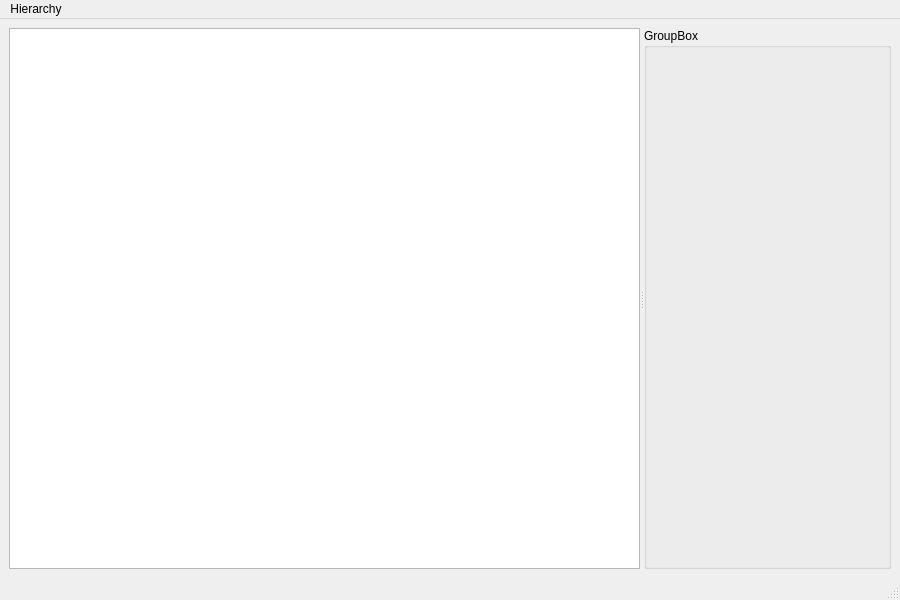
<?xml version="1.0" encoding="UTF-8"?>
<ui version="4.0">
 <class>MainWindow</class>
 <widget class="QMainWindow" name="MainWindow">
  <property name="geometry">
   <rect>
    <x>0</x>
    <y>0</y>
    <width>900</width>
    <height>600</height>
   </rect>
  </property>
  <property name="windowTitle">
   <string>MainWindow</string>
  </property>
  <widget class="QWidget" name="centralwidget">
   <layout class="QVBoxLayout" name="verticalLayout">
    <item>
     <widget class="QSplitter" name="splitter">
      <property name="orientation">
       <enum>Qt::Horizontal</enum>
      </property>
      <widget class="QTreeView" name="treeView">
       <property name="selectionMode">
        <enum>QAbstractItemView::ExtendedSelection</enum>
       </property>
      </widget>
      <widget class="QGroupBox" name="groupBox">
       <property name="title">
        <string>GroupBox</string>
       </property>
      </widget>
     </widget>
    </item>
   </layout>
  </widget>
  <widget class="QMenuBar" name="menubar">
   <property name="geometry">
    <rect>
     <x>0</x>
     <y>0</y>
     <width>900</width>
     <height>25</height>
    </rect>
   </property>
   <widget class="QMenu" name="menuHierarchy">
    <property name="title">
     <string>Hierarchy</string>
    </property>
    <addaction name="actionConnect"/>
    <addaction name="actionExit"/>
   </widget>
   <addaction name="menuHierarchy"/>
  </widget>
  <widget class="QStatusBar" name="statusbar"/>
  <action name="actionConnect">
   <property name="text">
    <string>Connect...</string>
   </property>
  </action>
  <action name="actionExit">
   <property name="text">
    <string>Exit</string>
   </property>
  </action>
 </widget>
 <resources/>
 <connections/>
</ui>
